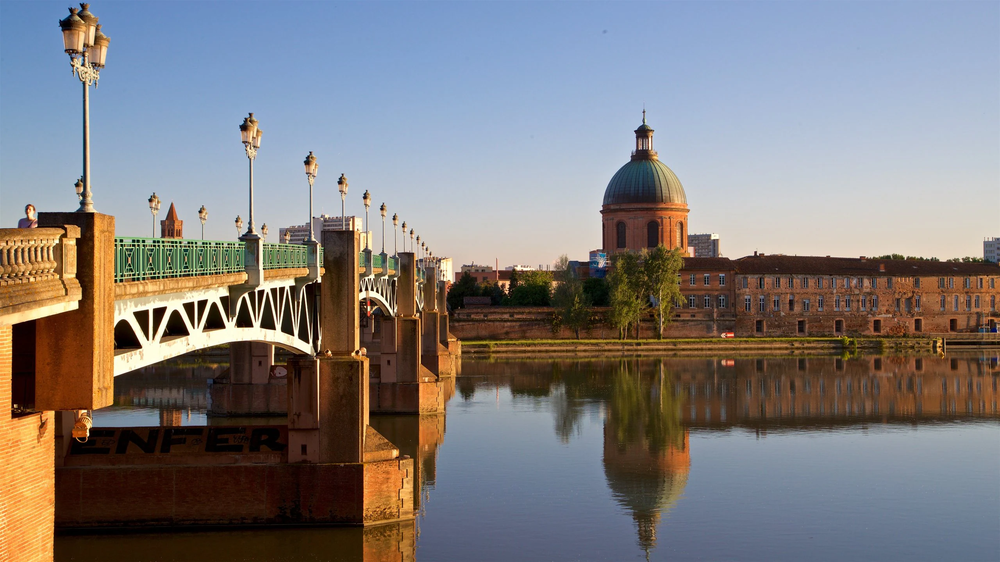
%> input picture 2A/S8/traitement_donnees/tp8/Images/structure.png, 1000 x 562 px, shrunk from 2560 x 1440 before the run
$ octave exercice_1.m   (GNU Octave 9; MATLAB toolbox functions it lacks are replaced by stand-ins)
%> lines starting %> are read from the running program, lines starting %| are printed output that depends on the picture
clear;
close all;

% Lecture de l'image u :
u = imread('Images/structure.png');
%> u is the input picture: size 562x1000x3 uint8; mean R, G, B 127.1, 123.4, 124.1
u = rgb2gray(u);
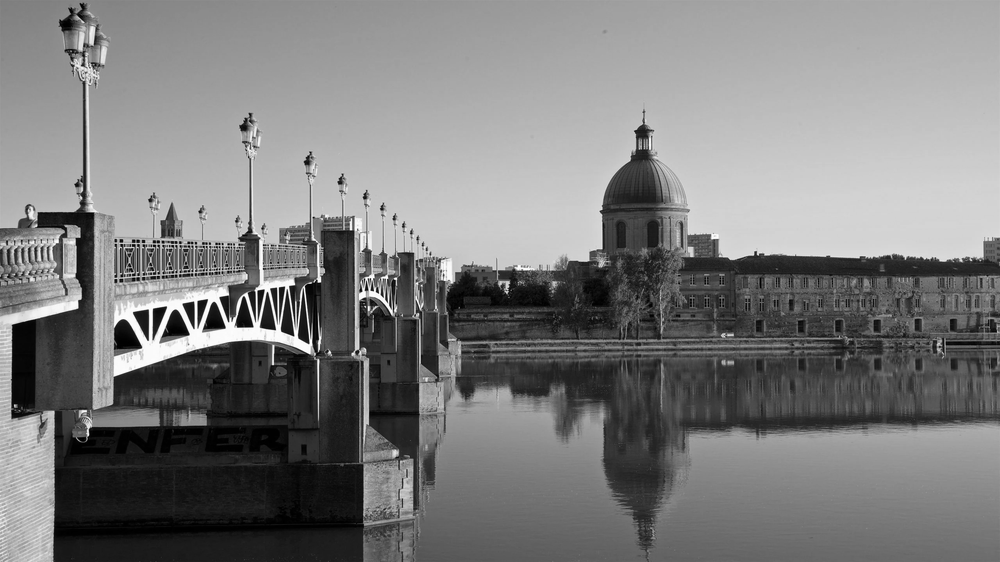
%> u: size 562x1000 uint8; min 0, max 255, mean 124.6
[nb_lignes,nb_colonnes] = size(u);
%> nb_lignes = 562; nb_colonnes = 1000

% Calcul du spectre s de l'image u :
s = fft2(u);
s = fftshift(s);			% Permet de positionner l'origine (0,0) au centre

% Partition de s_u :

[f_x,f_y] = meshgrid(1:nb_colonnes,1:nb_lignes);
 f_x = f_x/nb_colonnes-0.5;
 f_y = f_y/nb_lignes-0.5;

distance = sqrt(f_x.^2 + f_y.^2);

selection = distance < 0.05;

% Calcul du spectre filtre :
s_filtre = selection.*s;

% Calcul de l'image filtree :
u_filtre = real(ifft2(ifftshift(s_filtre)));
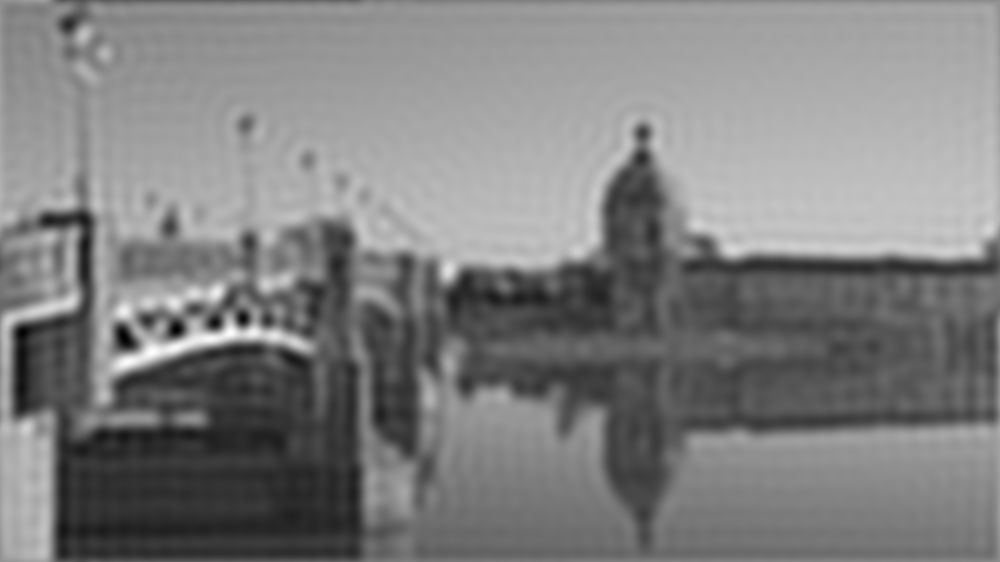
%> u_filtre: size 562x1000 double; min -43.93, max 292.2, mean 124.6; drawn with min black and max white

% Mise en place de la figure pour affichage :
taille_ecran = get(0,'ScreenSize');
L = taille_ecran(3);
H = taille_ecran(4);
figure('Name','Decomposition par modification du spectre','Position',[0.2*L,0,0.8*L,H]);

% Affichage des images u, u_filtre et u-u_filtre :
subplot(2,3,1);
affichage(u,'$x$','$y$','Image');
%> (this line was passed over: affichage is not available in this run)
subplot(2,3,2);
affichage(u_filtre,'$x$','$y$','Image filtree');
%> (this line was passed over: affichage is not available in this run)
subplot(2,3,3);
affichage(double(u)-u_filtre,'$x$','$y$','Image complementaire');
%> (this line was passed over: affichage is not available in this run)

% Affichage du logarithme du module des spectres s, s_filtre et s-s_filtre :
subplot(2,3,4);
affichage(log(abs(s)),'$f_x$','$f_y$','Spectre');
%> (this line was passed over: affichage is not available in this run)
subplot(2,3,5);
affichage(log(abs(s_filtre)),'$f_x$','$f_y$','Spectre filtre');
%> (this line was passed over: affichage is not available in this run)
subplot(2,3,6);
affichage(log(abs(s-s_filtre)),'$f_x$','$f_y$','Spectre complementaire');
%> (this line was passed over: affichage is not available in this run)
